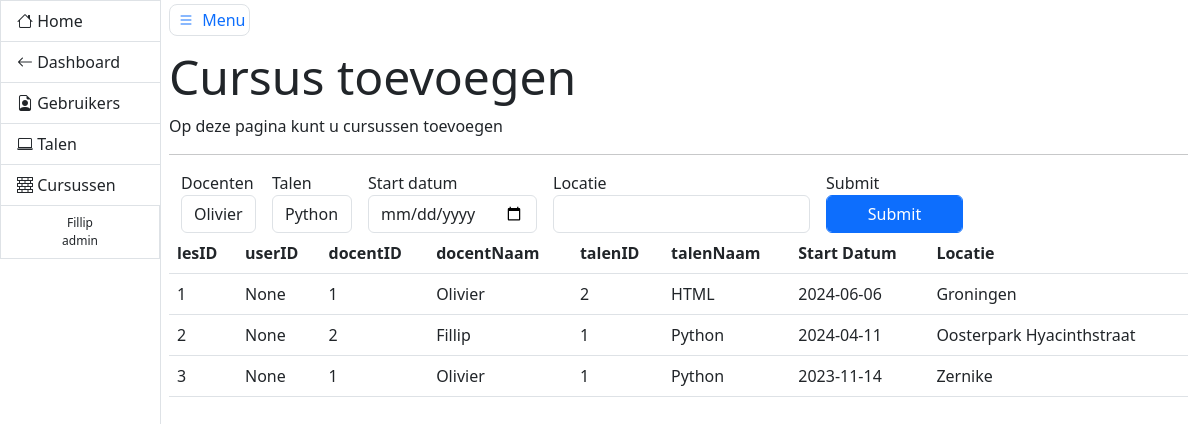
The app's page /admin/add/ (signed in) with its own data.
### models.py (models this page shows, shortened)
class User(db.Model, UserMixin):
    __tablename__ = 'users'
    id = db.Column(db.Integer, primary_key=True, autoincrement=True)
    email = db.Column(db.String(), nullable=False, unique=True)
    username = db.Column(db.String(), nullable=False, unique=True)
    role = db.Column(db.String(), nullable=False, default='user')
    password_hash = db.Column(db.String(128))

class Lessen(db.Model):
    lesID = db.Column(db.Integer, primary_key=True, autoincrement=True)
    userID = db.Column(db.Integer, db.ForeignKey('users.id'), nullable=True)
    docentID = db.Column(db.Integer, db.ForeignKey('users.id'))
    talenID = db.Column(db.Integer, db.ForeignKey('talen.id'), nullable=False)
    startDatum = db.Column(db.Date, nullable=True)
    locatie = db.Column(db.String(), nullable=False)

class Talen(db.Model):
    id = db.Column(db.Integer, primary_key=True, autoincrement=True)
    name = db.Column(db.String(), nullable=False, unique=True)
    lessen = relationship("Lessen", cascade="all, delete-orphan")

### admin/views.py (the view, shortened to what this page needs)
@admin_blueprint.route('/add/', methods=['GET', 'POST'])
@login_required
@admin_required
def add():
    form = CreateCursus()
    namen = db.session.query(User.id, User.username).filter(User.role == 'admin').all()
    talen = db.session.query(Talen.id, Talen.name).all()
    cursussen = Lessen.query.all()
    form.docenten.choices = [(f'{naam[0]}', naam[1]) for naam in namen]
    form.talen.choices = [(f'{talen[0]}', talen[1]) for talen in talen]
    talendict = {}
    docentendict = {}
    for talen in form.talen.choices:
        talendict[int(talen[0])] = talen[1]
    for docent in form.docenten.choices:
        docentendict[int(docent[0])] = docent[1]
    print(form.docenten.choices)
    return render_template('formtest.html', form=form, cursussen=cursussen, talendict=talendict,
                           docentendict=docentendict)

### admin/forms.py
class CreateCursus(FlaskForm):
    docenten = SelectField('Docenten', validators=[DataRequired()], choices=[], validate_choice=False)
    talen = SelectField('Talen', validators=[DataRequired()], choices=[], validate_choice=False)
    locatie = StringField('Locatie', validators=[DataRequired()])
    datum = DateField('Start datum', validators=[DataRequired()], format='%Y-%m-%d')
    submit = SubmitField('Submit')

### __init__.py (called while the page is built)
@login_manager.user_loader
def get_user(user_id):
    try:
        return User.query.get(int(user_id))
    except:
        return None

### admin/templates/formtest.html (shortened to what this page needs)
{% extends 'adminbase.html' %}
{% block header %}
    <h5 class="display-5">Cursus toevoegen</h5>
{% endblock %}
{% block bheader %}
    <p>Op deze pagina kunt u cursussen toevoegen</p>
{% endblock %}
{% block content %}
    <div class="container">
        <div class="row">
            <form method="post">
                <div class="row g-3 align-items-center">
                    <div class="col-auto">
                        {{ form.docenten.label }}
                        {{ form.docenten(class_='form-control') }}
                    </div>
                    <div class="col-auto">
                        {{ form.talen.label }}
                        {{ form.talen(class_='form-control') }}
                    </div>
                    <div class="col-auto">
                        {{ form.datum.label }}
                        {{ form.datum(class_='form-control') }}
                    </div>
                    <div class="col-auto">
                        {{ form.locatie.label }}
                        {{ form.locatie(class_='form-control') }}
                    </div>
                    <div class="col-auto">
                        {{ form.submit.label }}
                        {{ form.submit(class_='btn btn-primary form-control') }}
                    </div>
                </div>
            </form>
        </div>
    </div>
    <table class="table">
        <thead>
        <tr>
            <th scope="col">lesID</th>
            <th scope="col">userID</th>
            <th scope="col">docentID</th>
            <th scope="col">docentNaam</th>
            <th scope="col">talenID</th>
            <th scope="col">talenNaam</th>
            <th scope="col">Start Datum</th>
            <th scope="col">Locatie</th>
        </tr>
        </thead>
        <tbody>
        {% for cursus in cursussen %}
            <tr>
                <td>{{ cursus.lesID }}</td>
                <td>{{ cursus.userID }}</td>
                <td>{{ cursus.docentID }}</td>
                <td>{{ docentendict[cursus.docentID] }}</td>
                <td>{{ cursus.talenID }}</td>
                <td>{{ talendict[cursus.talenID] }}</td>
                <td>{{ cursus.startDatum }}</td>
                <td>{{ cursus.locatie }}</td>
            </tr>
        {% endfor %}
        </tbody>
    </table>
{% endblock %}

### admin/templates/adminbase.html (shortened to what this page needs)
<!DOCTYPE html>
<html lang="en">
<head>
    <link href="{{ url_for('static', filename='css/main.css') }}" rel="stylesheet">
    <link href="https://cdn.jsdelivr.net/npm/bootstrap@5.3.0-alpha1/dist/css/bootstrap.min.css" rel="stylesheet">
</head>
<body>
<div class="container-fluid">
    <div class="row flex-nowrap">
        <div class="col-auto px-0">
            <div id="sidebar" class="collapse collapse-horizontal show border-end">
                <div id="sidebar-nav" class="list-group border-0 rounded-0 text-sm-start min-vh-100">
                    <a href="{{ url_for('index') }}" class="list-group-item border-end-0 d-inline-block text-truncate" data-bs-parent="#sidebar"><i class="bi bi-house"></i> <span>Home</span> </a>
                    <a href="{{ url_for('dashboard.dashboard') }}" class="list-group-item border-end-0 d-inline-block text-truncate" data-bs-parent="#sidebar"><i class="bi bi-arrow-left"></i> <span>Dashboard</span> </a>
                    <a href="{{ url_for('admin.gebruikers') }}" class="list-group-item border-end-0 d-inline-block text-truncate" data-bs-parent="#sidebar"><i class="bi bi-file-earmark-person"></i> <span>Gebruikers</span></a>
                    <a href="{{ url_for('admin.taal') }}" class="list-group-item border-end-0 d-inline-block text-truncate" data-bs-parent="#sidebar"><i class="bi bi-laptop"></i> <span>Talen</span></a>
                    <a href="{{ url_for('admin.add') }}" class="list-group-item border-end-0 d-inline-block text-truncate" data-bs-parent="#sidebar"><i class="bi bi-bricks"></i> <span>Cursussen</span></a>
                    {% if current_user.is_authenticated %}
                    <p class="copyright list-group-item d-inline-block text-truncate">{{ current_user.username }} <br> {{ current_user.role }}</p>
                    {% endif %}
                </div>
            </div>
        </div>
        <main class="col ps-md-2 pt-2">
            <a href="#" data-bs-target="#sidebar" data-bs-toggle="collapse" class="border rounded-3 p-1 text-decoration-none"><i class="bi bi-list bi-lg py-2 p-1"></i> Menu</a>
            <div class="page-header pt-3">
                {% block header %}
                {% endblock %}
            </div>
            {% block bheader %}
            {% endblock %}
            <hr>
            <div class="row">
                <div class="col-12">
                    {% block content %}
                    {% endblock %}
                </div>
            </div>
        </main>
    </div>
</div>
</body>
</html>

### static/css/main.css (style rules this page uses)
html { position: relative; min-height: 100%; }
#sidebar-nav { width: 160px; }
#sidebar { position: relative; }
.copyright { background-color: #f8f9fa; color: #6c757d; font-size: 12px; padding: 5px 10px; border-top: 1px solid #dee2e6; width: 100%; text-align: center; }

### records on screen
User: username "Fillip", role "admin"
Lessen: lesID "1", userID "None", docentID "1", docentID.username "Olivier", talenID "2", talenID.name "HTML", startDatum "2024-06-06", locatie "Groningen"
Lessen: lesID "2", userID "None", docentID "2", docentID.username "Fillip", talenID "1", talenID.name "Python", startDatum "2024-04-11", locatie "Oosterpark Hyacinthstraat"
Lessen: lesID "3", userID "None", docentID "1", docentID.username "Olivier", talenID "1", talenID.name "Python", startDatum "2023-11-14", locatie "Zernike"
